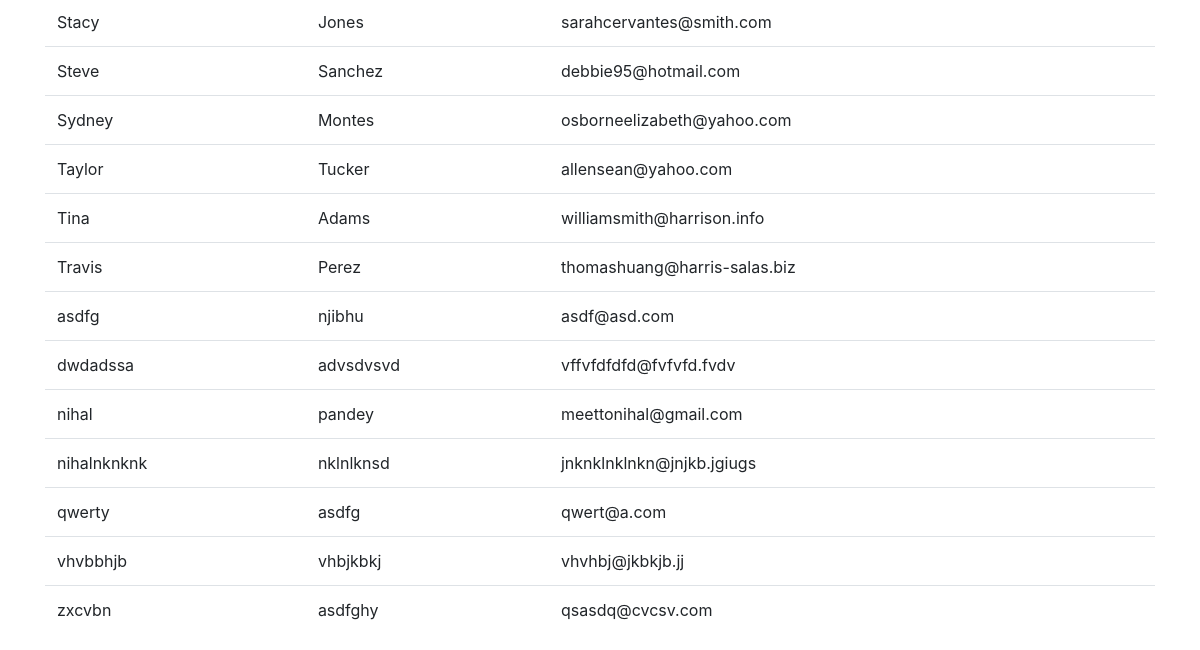
The app's page /users/ (lower part), older data.
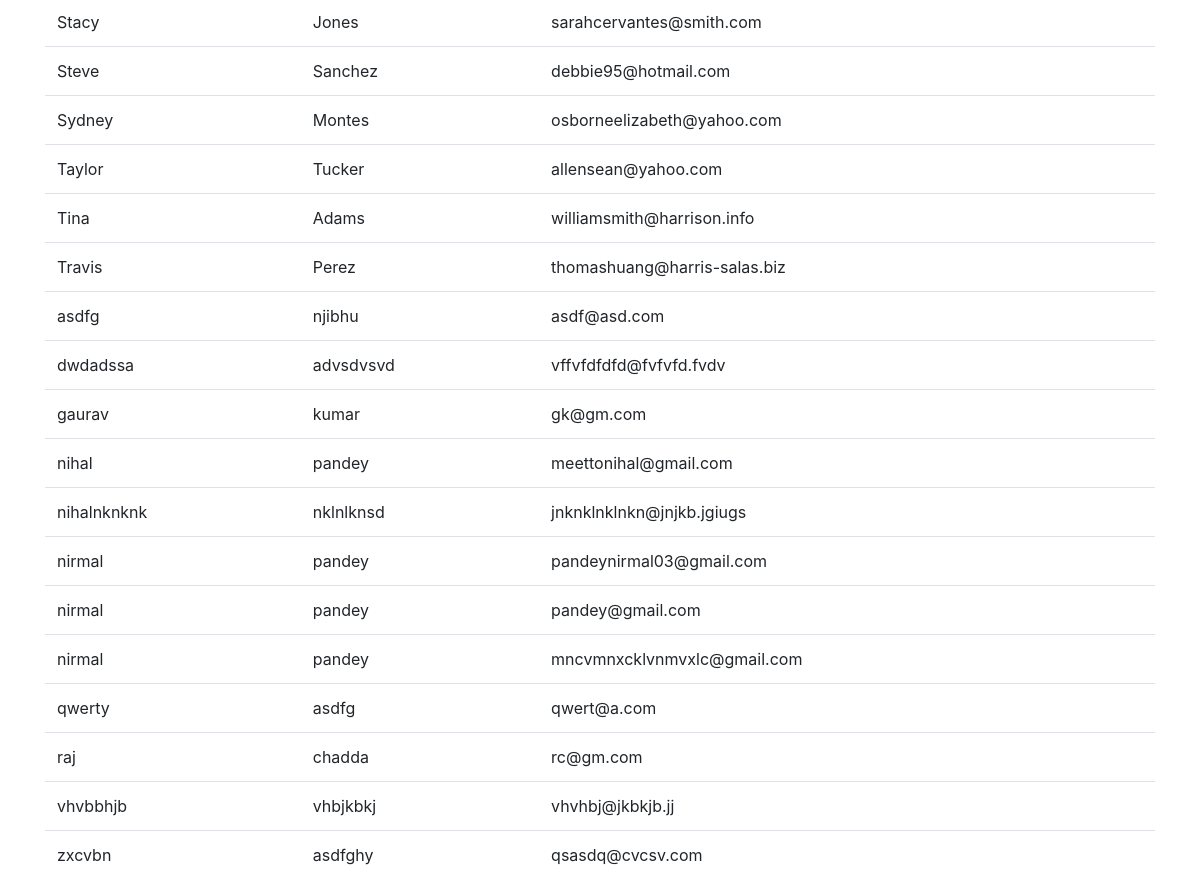
The same page, newer data.
### appTwo/models.py (models this page shows)
class User(models.Model):
    first_name = models.CharField(max_length=128)
    last_name = models.CharField(max_length=128)
    email = models.EmailField(max_length=264,unique=True)

### appTwo/views.py (the view)
# urls.py: path('users/',include('appTwo.urls')),
def users(request):
    user_list = User.objects.order_by('first_name')
    user_dict = {'users':user_list }
    form = NewUserForm()
    if request.method == "POST":
        form = NewUserForm(request.POST)
        if form.is_valid():
            form.save(commit=True)
        else:
            print("ERROR invalid form")
    return render(request,'appTwo/users.html',{'form' : form,'users':user_list})

### templates/appTwo/users.html (shortened to what this page needs)
<!DOCTYPE html>
<html lang="en">
<head>
    <link href="https://stackpath.bootstrapcdn.com/bootstrap/4.3.1/css/bootstrap.min.css" rel="stylesheet">
</head>
<body>
    <div class="container">
    <table class="table">
            <tbody>
              {% if users %}
              {% for person in users %}
                <tr>
                <td>{{ person.first_name }}</td>
                <td>{{ person.last_name }}</td>
                <td>{{ person.email }}</td>
              </tr>
              {% endfor %}
          {% endif %}
            </tbody>
          </table>
        </div>
</body>
</html>

Row changes from the older to the newer data that the page shows:
added User: first_name "gaurav", last_name "kumar", email "gk@gm.com"
added User: first_name "nirmal", last_name "pandey", email "pandeynirmal03@gmail.com"
added User: first_name "nirmal", last_name "pandey", email "pandey@gmail.com"
added User: first_name "nirmal", last_name "pandey", email "mncvmnxcklvnmvxlc@gmail.com"
added User: first_name "raj", last_name "chadda", email "rc@gm.com"
